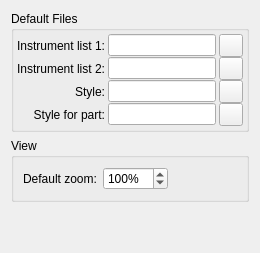
     <widget class="QWidget" name="tabScore">
      <property name="accessibleName">
       <string>Score Tab</string>
      </property>
      <attribute name="title">
       <string>Score</string>
      </attribute>
      <layout class="QGridLayout" name="gridLayout61">
       <item row="1" column="0">
        <widget class="QGroupBox" name="groupBox_19">
         <property name="title">
          <string>View</string>
         </property>
         <property name="flat">
          <bool>false</bool>
         </property>
         <layout class="QGridLayout" name="gridLayout_7">
          <item row="0" column="1">
           <widget class="QDoubleSpinBox" name="scale">
            <property name="toolTip">
             <string>Default scale for new score views</string>
            </property>
            <property name="accessibleName">
             <string>Default zoom</string>
            </property>
            <property name="accessibleDescription">
             <string>default scale for new score views</string>
            </property>
            <property name="suffix">
             <string notr="true">%</string>
            </property>
            <property name="decimals">
             <number>0</number>
            </property>
            <property name="minimum">
             <double>5.000000000000000</double>
            </property>
            <property name="maximum">
             <double>1600.000000000000000</double>
            </property>
            <property name="singleStep">
             <double>20.000000000000000</double>
            </property>
            <property name="value">
             <double>100.000000000000000</double>
            </property>
           </widget>
          </item>
          <item row="0" column="0">
           <widget class="QLabel" name="label_48">
            <property name="text">
             <string>Default zoom:</string>
            </property>
           </widget>
          </item>
          <item row="0" column="2">
           <spacer name="horizontalSpacer_17">
            <property name="orientation">
             <enum>Qt::Horizontal</enum>
            </property>
            <property name="sizeHint" stdset="0">
             <size>
              <width>40</width>
              <height>20</height>
             </size>
            </property>
           </spacer>
          </item>
         </layout>
        </widget>
       </item>
       <item row="0" column="0">
        <widget class="QGroupBox" name="groupBox_39">
         <property name="title">
          <string>Default Files</string>
         </property>
         <property name="flat">
          <bool>false</bool>
         </property>
         <layout class="QGridLayout" name="_23">
          <property name="leftMargin">
           <number>3</number>
          </property>
          <property name="topMargin">
           <number>3</number>
          </property>
          <property name="rightMargin">
           <number>3</number>
          </property>
          <property name="bottomMargin">
           <number>3</number>
          </property>
          <property name="horizontalSpacing">
           <number>3</number>
          </property>
          <property name="verticalSpacing">
           <number>0</number>
          </property>
          <item row="1" column="0">
           <widget class="QLabel" name="label_90">
            <property name="text">
             <string>Instrument list 2:</string>
            </property>
            <property name="alignment">
             <set>Qt::AlignRight|Qt::AlignTrailing|Qt::AlignVCenter</set>
            </property>
           </widget>
          </item>
          <item row="0" column="2">
           <widget class="QToolButton" name="instrumentList1Button">
            <property name="focusPolicy">
             <enum>Qt::StrongFocus</enum>
            </property>
            <property name="accessibleName">
             <string>Choose Instrument list 1</string>
            </property>
            <property name="accessibleDescription">
             <string>Opens a file dialog for selecting a instrument list file</string>
            </property>
            <property name="text">
             <string/>
            </property>
           </widget>
          </item>
          <item row="0" column="0">
           <widget class="QLabel" name="label_85">
            <property name="text">
             <string>Instrument list 1:</string>
            </property>
            <property name="alignment">
             <set>Qt::AlignRight|Qt::AlignTrailing|Qt::AlignVCenter</set>
            </property>
           </widget>
          </item>
          <item row="0" column="1">
           <widget class="QLineEdit" name="instrumentList1">
            <property name="accessibleName">
             <string>Instrument list 1</string>
            </property>
            <property name="accessibleDescription">
             <string>Insert path to a instrument list file</string>
            </property>
           </widget>
          </item>
          <item row="2" column="0">
           <widget class="QLabel" name="label_87">
            <property name="text">
             <string>Style:</string>
            </property>
            <property name="alignment">
             <set>Qt::AlignRight|Qt::AlignTrailing|Qt::AlignVCenter</set>
            </property>
           </widget>
          </item>
          <item row="2" column="1">
           <widget class="QLineEdit" name="defaultStyle">
            <property name="accessibleName">
             <string>Style</string>
            </property>
            <property name="accessibleDescription">
             <string>Insert path to style file</string>
            </property>
           </widget>
          </item>
          <item row="2" column="2">
           <widget class="QToolButton" name="defaultStyleButton">
            <property name="focusPolicy">
             <enum>Qt::StrongFocus</enum>
            </property>
            <property name="accessibleName">
             <string>Choose style</string>
            </property>
            <property name="accessibleDescription">
             <string>Opens a file dialog for selecting a style file</string>
            </property>
            <property name="text">
             <string/>
            </property>
           </widget>
          </item>
          <item row="3" column="0">
           <widget class="QLabel" name="label_28">
            <property name="text">
             <string>Style for part:</string>
            </property>
            <property name="alignment">
             <set>Qt::AlignRight|Qt::AlignTrailing|Qt::AlignVCenter</set>
            </property>
           </widget>
          </item>
          <item row="3" column="1">
           <widget class="QLineEdit" name="partStyle">
            <property name="accessibleName">
             <string>Style for part</string>
            </property>
            <property name="accessibleDescription">
             <string>Insert path to style file for part</string>
            </property>
           </widget>
          </item>
          <item row="3" column="2">
           <widget class="QToolButton" name="partStyleButton">
            <property name="focusPolicy">
             <enum>Qt::StrongFocus</enum>
            </property>
            <property name="accessibleName">
             <string>Choose style for part</string>
            </property>
            <property name="accessibleDescription">
             <string>Opens a file dialog for selecting a style file for part</string>
            </property>
            <property name="text">
             <string/>
            </property>
           </widget>
          </item>
          <item row="1" column="1">
           <widget class="QLineEdit" name="instrumentList2">
            <property name="accessibleName">
             <string>Instrument list 2</string>
            </property>
            <property name="accessibleDescription">
             <string>Insert path to a instrument list file</string>
            </property>
           </widget>
          </item>
          <item row="1" column="2">
           <widget class="QToolButton" name="instrumentList2Button">
            <property name="focusPolicy">
             <enum>Qt::StrongFocus</enum>
            </property>
            <property name="accessibleName">
             <string>Choose Instrument list 2</string>
            </property>
            <property name="accessibleDescription">
             <string>Opens a file dialog for selecting a instrument list file</string>
            </property>
            <property name="text">
             <string/>
            </property>
           </widget>
          </item>
         </layout>
        </widget>
       </item>
       <item row="2" column="0">
        <spacer name="verticalSpacer_7">
         <property name="orientation">
          <enum>Qt::Vertical</enum>
         </property>
         <property name="sizeHint" stdset="0">
          <size>
           <width>20</width>
           <height>40</height>
          </size>
         </property>
        </spacer>
       </item>
      </layout>
     </widget>
